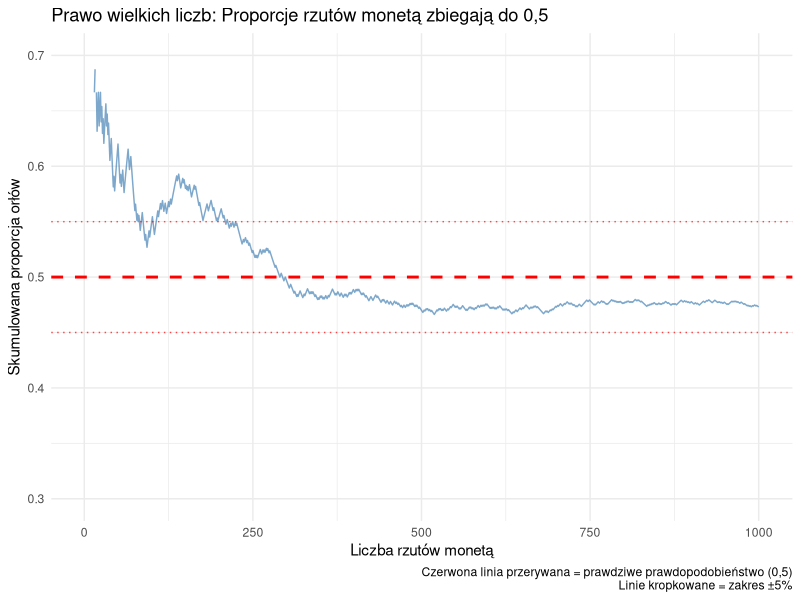
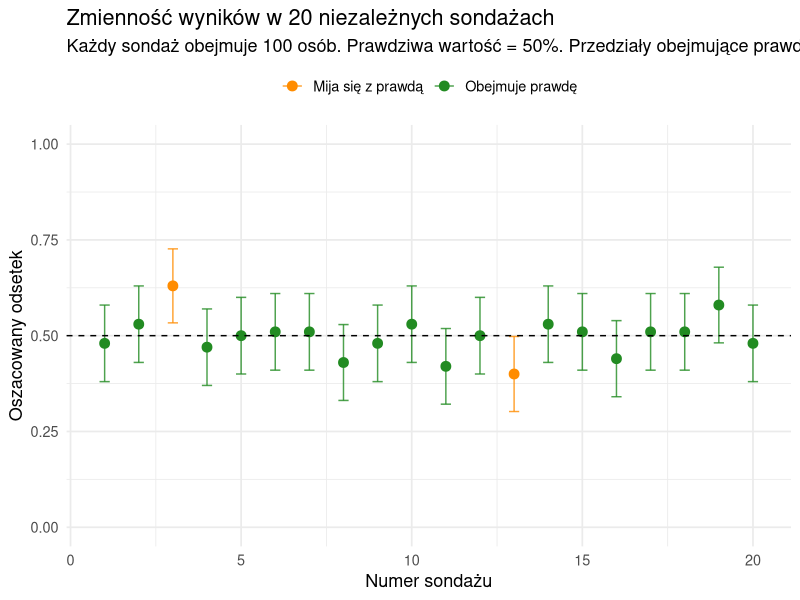
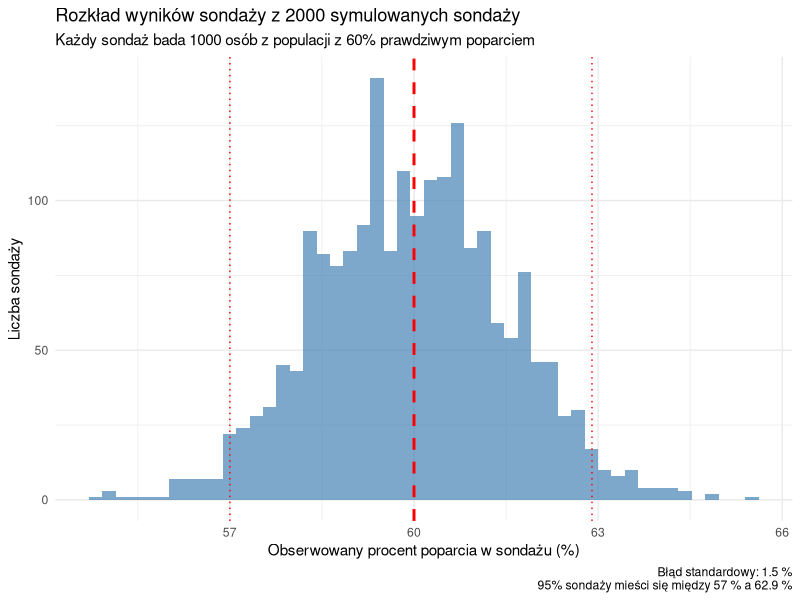
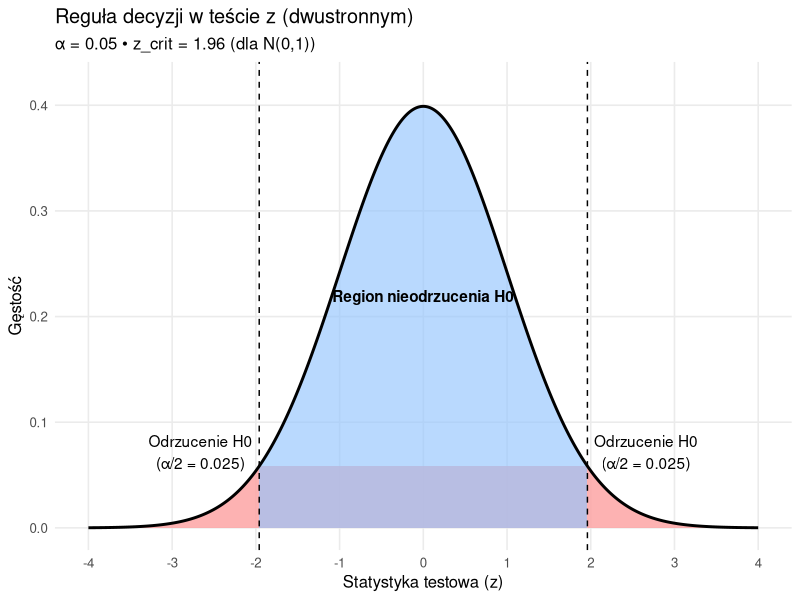
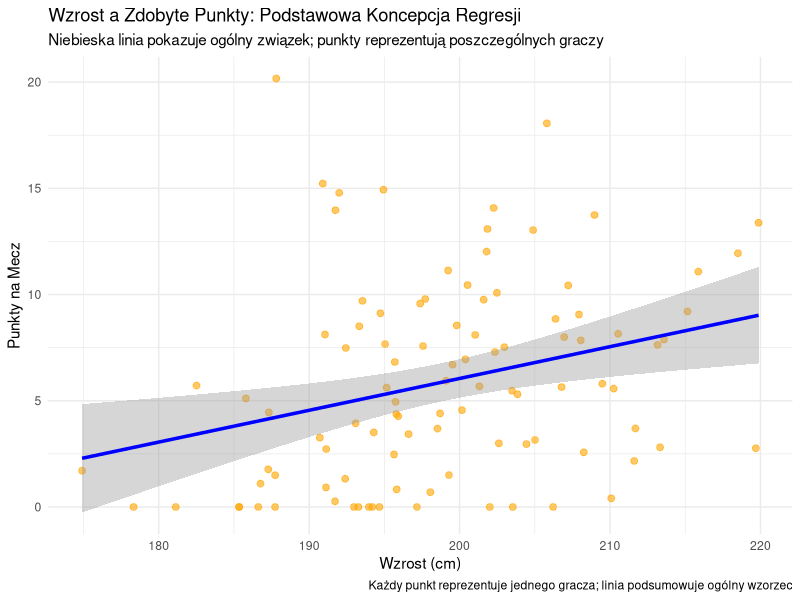
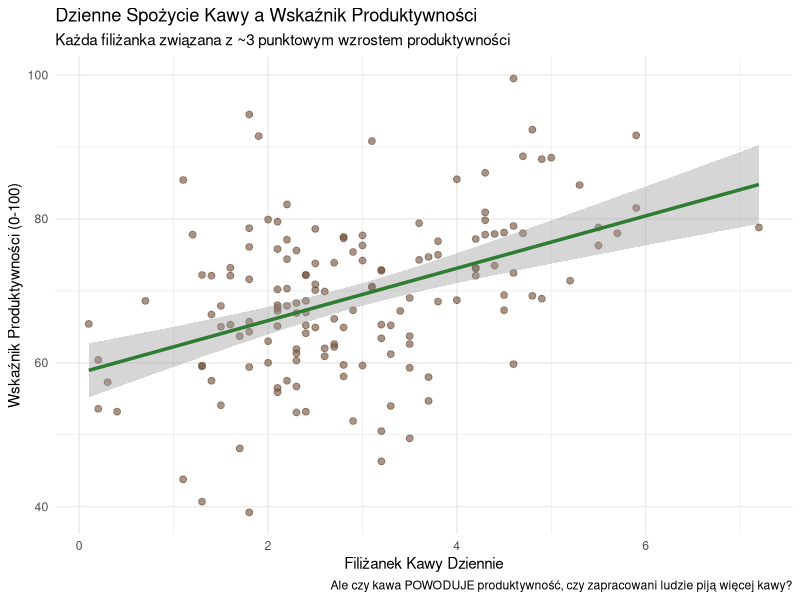
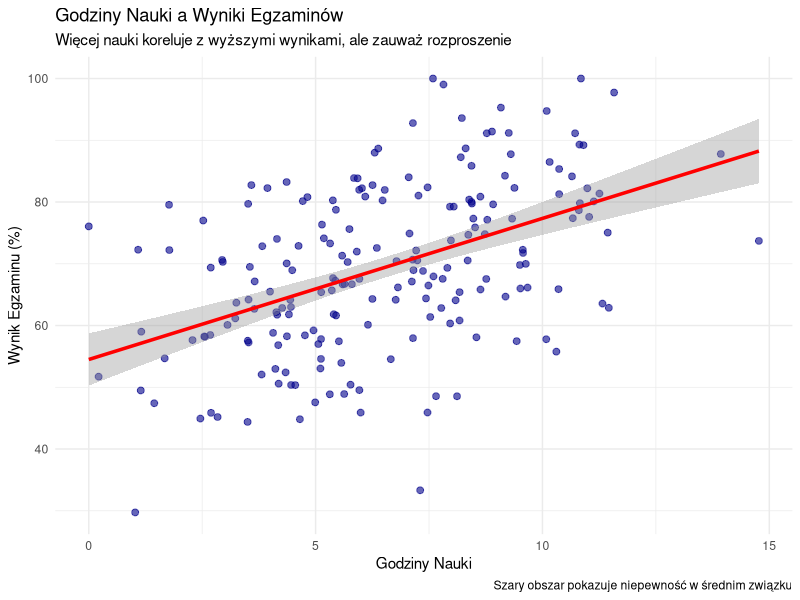
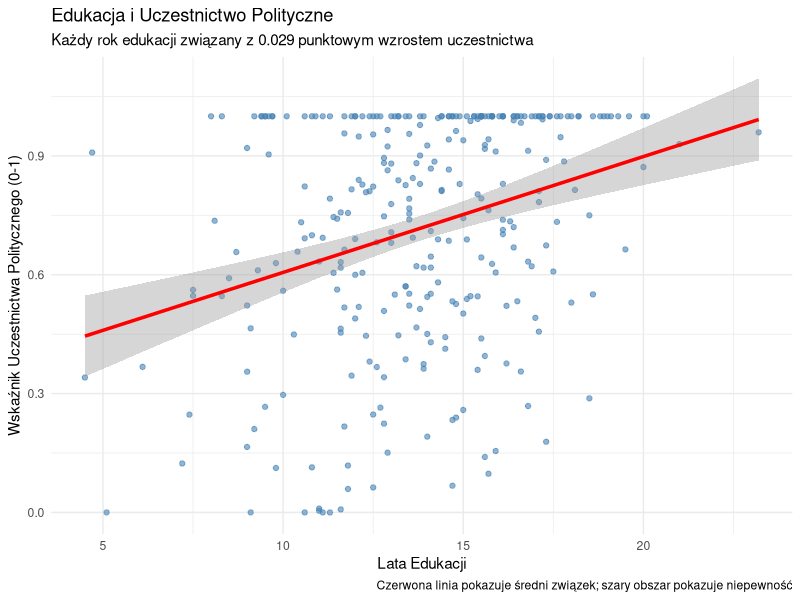

Source code (R) for these figures, in order:
## ---- chunk 1
knitr::opts_chunk$set(echo = TRUE, warning = FALSE, message = FALSE)
library(tidyverse)
library(knitr)
library(kableExtra)
library(ggplot2)
library(broom)
set.seed(42)  # Dla powtarzalności wyników

options(scipen = 999)

# Ustaw motyw dla wykresów
theme_set(theme_minimal(base_size = 12))
## ---- chunk 2
suppressPackageStartupMessages(library(tidyverse))
theme_set(theme_minimal(base_size = 13))
set.seed(123) # reproducible demos
## ---- chunk 3
# Symulacja rzutów monetą i pokazanie zbieżności
set.seed(42)
n_flips <- 1000
flips <- rbinom(n_flips, 1, 0.5)  # 1 = orzeł, 0 = reszka

# Obliczanie skumulowanej proporcji orłów
cumulative_prop <- cumsum(flips) / seq_along(flips)

# Utworzenie ramki danych do wizualizacji
lln_data <- data.frame(
  flip_number = 1:n_flips,
  cumulative_proportion = cumulative_prop
)

# Wykres zbieżności
ggplot(lln_data, aes(x = flip_number, y = cumulative_proportion)) +
  geom_line(color = "steelblue", alpha = 0.7) +
  geom_hline(yintercept = 0.5, color = "red", linetype = "dashed", size = 1) +
  geom_hline(yintercept = c(0.45, 0.55), color = "red", linetype = "dotted", alpha = 0.7) +
  labs(
    title = "Prawo wielkich liczb: Proporcje rzutów monetą zbiegają do 0,5",
    x = "Liczba rzutów monetą",
    y = "Skumulowana proporcja orłów",
    caption = "Czerwona linia przerywana = prawdziwe prawdopodobieństwo (0,5)\nLinie kropkowane = zakres ±5%"
  ) +
  scale_y_continuous(limits = c(0.3, 0.7), breaks = seq(0.3, 0.7, 0.1)) +
  theme_minimal()
## ---- chunk 4
library(ggplot2)
set.seed(42)

# Parametry
n_polls      <- 20
n_people     <- 100
true_support <- 0.50

# Symulacja niezależnych sondaży (liczba "za" -> odsetek)
support <- rbinom(n_polls, n_people, true_support) / n_people

# Błąd standardowy dla odsetka (oszacowanie "plug-in" z danego sondażu)
se  <- sqrt(support * (1 - support) / n_people)

# „95%” margines błędu ≈ 2 × SE (praktyczna reguła kciuka, bez żargonu)
moe <- 2 * se

# Ograniczenie przedziałów do [0, 1], żeby nie wychodziły poza możliwy zakres
lower <- pmax(0, support - moe)
upper <- pmin(1, support + moe)

# Czy przedział obejmuje prawdziwą wartość?
covers  <- (lower <= true_support) & (upper >= true_support)
n_cover <- sum(covers)
n_miss  <- n_polls - n_cover

results <- data.frame(
  poll = seq_len(n_polls),
  support, se, moe, lower, upper, covers
)

# Wykres
ggplot(results, aes(x = poll, y = support, color = covers)) +
  geom_errorbar(aes(ymin = lower, ymax = upper), width = 0.3, alpha = 0.8) +
  geom_point(size = 3) +
  geom_hline(yintercept = true_support, linetype = "dashed") +
  scale_color_manual(
    values = c("TRUE" = "forestgreen", "FALSE" = "darkorange"),
    labels = c("TRUE" = "Obejmuje prawdę", "FALSE" = "Mija się z prawdą"),
    name   = NULL
  ) +
  coord_cartesian(ylim = c(0, 1)) +
  labs(
    title    = "Zmienność wyników w 20 niezależnych sondażach",
    subtitle = paste0(
      "Każdy sondaż obejmuje ", n_people, " osób. Prawdziwa wartość = ",
      scales::percent(true_support),
      ". Przedziały obejmujące prawdę: ", n_cover, "/", n_polls,
      " (", round(100 * n_cover / n_polls), "%)."
    ),
    x = "Numer sondażu",
    y = "Oszacowany odsetek"
  ) +
  theme_minimal(base_size = 13) +
  theme(legend.position = "top")
## ---- chunk 5
# Symulacja zmienności próbkowej w sondażach
set.seed(123)

# Załóżmy, że prawdziwe poparcie w populacji to 60%
p_true <- 0.60
n_per_poll <- 1000    # Wielkość próby na sondaż
n_polls <- 2000       # Liczba symulowanych sondaży

# Symulujemy 2000 różnych sondaży, każdy z 1000 respondentami
poll_results <- rbinom(n_polls, size = n_per_poll, prob = p_true) / n_per_poll

# Obliczamy zmienność próbkową
sampling_se <- sd(poll_results)
poll_range <- quantile(poll_results, c(0.025, 0.975))

# Wizualizujemy rozkład wyników sondażu
poll_data <- data.frame(
  poll_number = 1:n_polls,
  support_percentage = poll_results * 100
)

ggplot(poll_data, aes(x = support_percentage)) +
  geom_histogram(bins = 50, alpha = 0.7, fill = "steelblue") +
  geom_vline(xintercept = p_true * 100, color = "red", linetype = "dashed", size = 1) +
  geom_vline(xintercept = poll_range * 100, color = "red", linetype = "dotted") +
  labs(
    title = "Rozkład wyników sondaży z 2000 symulowanych sondaży",
    subtitle = "Każdy sondaż bada 1000 osób z populacji z 60% prawdziwym poparciem",
    x = "Obserwowany procent poparcia w sondażu (%)",
    y = "Liczba sondaży",
    caption = paste("Błąd standardowy:", round(sampling_se * 100, 1), "%\n95% sondaży mieści się między", 
                   round(poll_range[1] * 100, 1), "% a", round(poll_range[2] * 100, 1), "%")
  ) +
  theme_minimal()

cat("Zmienność próbkowa (błąd standardowy):", round(sampling_se * 100, 2), "%\n")
cat("95% wyników sondaży mieści się między:", round(poll_range[1] * 100, 1), "% a", round(poll_range[2] * 100, 1), "%")
## ---- chunk 6
library(ggplot2)

# Ustawienia
alpha_level <- 0.05  # poziom istotności
zcrit <- qnorm(1 - alpha_level/2)

# Dane
x <- seq(-4, 4, length.out = 2000)
dens <- dnorm(x)
df <- data.frame(x = x, y = dens)

# Regiony: nieodrzucenia (środek) i odrzucenia (ogona)
df_keep <- subset(df, abs(x) <  zcrit)
df_rej  <- rbind(subset(df, x <= -zcrit), subset(df, x >= zcrit))

ggplot(df, aes(x, y)) +
  # Region(y) odrzucenia
  geom_area(data = df_rej,  fill = "#FCA5A5", alpha = 0.85) +
  # Region nieodrzucenia
  geom_area(data = df_keep, fill = "#93C5FD", alpha = 0.65) +
  # Linia gęstości i progi krytyczne
  geom_line(size = 1) +
  geom_vline(xintercept = c(-zcrit, zcrit), linetype = "dashed") +
  # Podpisy
  annotate("text", x = 0, y = max(dens)*0.55, label = "Region nieodrzucenia H0", fontface = "bold") +
  annotate("text", x = -zcrit - 0.7, y = max(dens)*0.18,
           label = sprintf("Odrzucenie H0\n(α/2 = %.3f)", alpha_level/2)) +
  annotate("text", x =  zcrit + 0.7, y = max(dens)*0.18,
           label = sprintf("Odrzucenie H0\n(α/2 = %.3f)", alpha_level/2)) +
  # Oś, tytuły, styl
  labs(
    title    = "Reguła decyzji w teście z (dwustronnym)",
    subtitle = sprintf("α = %.2f • z_crit = %.2f (dla N(0,1))", alpha_level, zcrit),
    x = "Statystyka testowa (z)",
    y = "Gęstość"
  ) +
  scale_x_continuous(breaks = seq(-4, 4, 1), limits = c(-4, 4)) +
  coord_cartesian(ylim = c(0, 0.42)) +
  theme_minimal(base_size = 12) +
  theme(panel.grid.minor = element_blank())

## ---- chunk 7
# Stwórz przykład koszykarski dla budowania intuicji
set.seed(123)
n_players <- 100

# Wygeneruj realistyczne dane koszykarskie
height_cm <- rnorm(n_players, 198, 10)  # Średni wzrost NBA ~198 cm
# Punktacja rośnie ze wzrostem, ale ze znaczną zmiennością
points_per_game <- 2 + 0.2 * (height_cm - 178) + rnorm(n_players, 0, 5)
points_per_game <- pmax(0, points_per_game)  # Brak ujemnej punktacji

basketball_data <- data.frame(
  height = height_cm,
  points = points_per_game
)

# Wizualizacja
ggplot(basketball_data, aes(x = height, y = points)) +
  geom_point(alpha = 0.6, color = "orange", size = 2) +
  geom_smooth(method = "lm", color = "blue", size = 1.2) +
  labs(
    title = "Wzrost a Zdobyte Punkty: Podstawowa Koncepcja Regresji",
    subtitle = "Niebieska linia pokazuje ogólny związek; punkty reprezentują poszczególnych graczy",
    x = "Wzrost (cm)",
    y = "Punkty na Mecz",
    caption = "Każdy punkt reprezentuje jednego gracza; linia podsumowuje ogólny wzorzec"
  ) +
  theme_minimal()
## ---- chunk 8
# Spożycie kawy i produktywność
set.seed(234)
n_workers <- 150

coffee_cups <- rpois(n_workers, 2) + runif(n_workers, 0, 2)
productivity <- 60 + 3 * coffee_cups + rnorm(n_workers, 0, 10)
productivity <- pmax(20, pmin(100, productivity))

coffee_data <- data.frame(
  coffee = round(coffee_cups, 1),
  productivity = round(productivity, 1)
)

ggplot(coffee_data, aes(x = coffee, y = productivity)) +
  geom_point(alpha = 0.6, color = "#6F4E37", size = 2) +
  geom_smooth(method = "lm", color = "#2E7D32", size = 1.2) +
  labs(
    title = "Dzienne Spożycie Kawy a Wskaźnik Produktywności",
    subtitle = "Każda filiżanka związana z ~3 punktowym wzrostem produktywności",
    x = "Filiżanek Kawy Dziennie",
    y = "Wskaźnik Produktywności (0-100)",
    caption = "Ale czy kawa POWODUJE produktywność, czy zapracowani ludzie piją więcej kawy?"
  ) +
  theme_minimal()
## ---- chunk 9
# Godziny nauki i wyniki egzaminów
set.seed(456)
n_students <- 200

# Niektórzy studenci są naturalnie lepsi w zdawaniu testów
natural_ability <- rnorm(n_students, 0, 1)

# Godziny nauki zależą od motywacji i zdolności
study_hours <- pmax(0, 5 + 2*runif(n_students, -1, 2) - 0.5*natural_ability + rnorm(n_students, 0, 2))

# Wynik egzaminu zależy zarówno od godzin nauki JAK I naturalnych zdolności
exam_score <- pmin(100, pmax(0, 
  50 + 3*study_hours + 10*natural_ability + rnorm(n_students, 0, 8)))

study_data <- data.frame(
  hours = study_hours,
  score = exam_score,
  ability = natural_ability
)

ggplot(study_data, aes(x = hours, y = score)) +
  geom_point(alpha = 0.6, color = "darkblue", size = 2) +
  geom_smooth(method = "lm", color = "red", size = 1.2, se = TRUE) +
  labs(
    title = "Godziny Nauki a Wyniki Egzaminów",
    subtitle = "Więcej nauki koreluje z wyższymi wynikami, ale zauważ rozproszenie",
    x = "Godziny Nauki",
    y = "Wynik Egzaminu (%)",
    caption = "Szary obszar pokazuje niepewność w średnim związku"
  ) +
  theme_minimal()
## ---- chunk 10
#| echo: false

# Stwórz realistyczne dane edukacja-uczestnictwo
set.seed(789)
n <- 300

education <- rnorm(n, 14, 3)  # Lata edukacji
participation <- 0.2 + 0.04 * education + rnorm(n, 0, 0.4)
participation <- pmax(0, pmin(1, participation))

participation_data <- data.frame(
  education = round(education, 1),
  participation = participation
)

# Dopasuj regresję
model <- lm(participation ~ education, data = participation_data)

# Stwórz wykres
ggplot(participation_data, aes(x = education, y = participation)) +
  geom_point(alpha = 0.6, color = "steelblue", size = 1.5) +
  geom_smooth(method = "lm", color = "red", size = 1.2, se = TRUE) +
  labs(
    title = "Edukacja i Uczestnictwo Polityczne",
    subtitle = paste0("Każdy rok edukacji związany z ", 
                     round(coef(model)[2], 3), " punktowym wzrostem uczestnictwa"),
    x = "Lata Edukacji",
    y = "Wskaźnik Uczestnictwa Politycznego (0-1)",
    caption = "Czerwona linia pokazuje średni związek; szary obszar pokazuje niepewność"
  ) +
  theme_minimal()

# Raportuj kluczowe statystyki
slope <- round(coef(model)[2], 3)
r_squared <- round(summary(model)$r.squared, 3)

cat("Wyniki Statystyczne:\n")
cat("• Każdy dodatkowy rok edukacji zwiększa uczestnictwo o", slope, "punktów średnio\n")
cat("• Edukacja wyjaśnia", r_squared * 100, "% zmienności w uczestnictwie\n")
cat("• Pozostałe", (1-r_squared) * 100, "% wyjaśniane przez niezmierzone czynniki\n")
## ---- chunk 11
#| echo: false

# Dane symulowane o realistycznych parametrach
set.seed(456)
n_elections <- 200

# Predyktory
approval <- rnorm(n_elections, 50, 12)
econ_growth <- rnorm(n_elections, 2.5, 1.5)
spending_millions <- runif(n_elections, 5, 50)

# Margines zwycięstwa z realistycznymi współczynnikami
victory_margin <- -30 + 0.6 * approval + 3 * econ_growth + 0.2 * spending_millions + 
                 rnorm(n_elections, 0, 6)

# Przycięcie do realistycznych zakresów
approval <- pmax(25, pmin(75, approval))
econ_growth <- pmax(-2, pmin(6, econ_growth))
victory_margin <- pmax(-40, pmin(40, victory_margin))

election_data <- data.frame(
  approval = round(approval, 1),
  econ_growth = round(econ_growth, 1),
  spending = round(spending_millions, 1),
  victory_margin = round(victory_margin, 1)
)

# Wizualizacja zależności
library(ggplot2)
library(gridExtra)

p1 <- ggplot(election_data, aes(x = approval, y = victory_margin)) +
  geom_point(alpha = 0.5, color = "darkblue") +
  geom_smooth(method = "lm", color = "red", se = FALSE) +
  labs(x = "Aprobata (%)", y = "Margines zwycięstwa (pp)", 
       title = "Aprobata → margines zwycięstwa") +
  theme_minimal()

p2 <- ggplot(election_data, aes(x = econ_growth, y = victory_margin)) +
  geom_point(alpha = 0.5, color = "darkgreen") +
  geom_smooth(method = "lm", color = "red", se = FALSE) +
  labs(x = "Wzrost gospodarczy (%)", y = "Margines zwycięstwa (pp)",
       title = "Koniunktura → margines zwycięstwa") +
  theme_minimal()

p3 <- ggplot(election_data, aes(x = spending, y = victory_margin)) +
  geom_point(alpha = 0.5, color = "darkorange") +
  geom_smooth(method = "lm", color = "red", se = FALSE) +
  labs(x = "Wydatki kampanijne (mln USD)", y = "Margines zwycięstwa (pp)",
       title = "Pieniądze → zwycięstwo?") +
  theme_minimal()

grid.arrange(p1, p2, p3, ncol = 3)
## ---- chunk 12
#| echo: false

# Model prosty
simple_model <- lm(victory_margin ~ approval, data = election_data)
simple_coef <- round(coef(simple_model), 2)

cat("MODEL PROSTY – tylko aprobata\n")
cat("================================\n\n")
cat("Równanie: Margines zwycięstwa = ", simple_coef[1], " + ", simple_coef[2], " × Aprobata\n\n")
## ---- chunk 13
#| echo: false

# Model wieloraki
full_model <- lm(victory_margin ~ approval + econ_growth + spending, data = election_data)
full_coef <- round(coef(full_model), 2)

cat("MODEL WIELORAKI – wszystkie czynniki\n")
cat("=====================================\n\n")
cat("Margines zwycięstwa = ", full_coef[1], " + ", full_coef[2], " × Aprobata\n")
cat("                      + ", full_coef[3], " × Wzrost gospodarczy\n")
cat("                      + ", full_coef[4], " × Wydatki kampanijne\n\n")
## ---- chunk 14
#| echo: false

library(broom)
library(dplyr)
library(kableExtra)

full_summary <- tidy(full_model)
full_fit <- glance(full_model)

# Tabela interpretacji
full_table <- full_summary %>%
  mutate(
    Zmienna = dplyr::case_when(
      term == "(Intercept)" ~ "Wyraz wolny (intercept)",
      term == "approval" ~ "Aprobata",
      term == "econ_growth" ~ "Wzrost gospodarczy",
      term == "spending" ~ "Wydatki kampanijne",
      TRUE ~ term
    ),
    Współczynnik = round(estimate, 3),
    `Znaczenie merytoryczne` = dplyr::case_when(
      term == "(Intercept)" ~ "Punkt odniesienia (konstrukcja matematyczna)",
      term == "approval" ~ paste0("Każde +1 p.p. aprobaty → ", round(estimate, 2), " p.p. większy margines"),
      term == "econ_growth" ~ paste0("Każde +1 p.p. wzrostu PKB → ", round(estimate, 2), " p.p. większy margines"),
      term == "spending" ~ paste0("Każdy +1 mln USD → ", round(estimate, 2), " p.p. większy margines"),
      TRUE ~ ""
    ),
    `Istotność statystyczna` = dplyr::case_when(
      p.value < 0.001 ~ "Tak (p < 0.001) ✓✓✓",
      p.value < 0.01  ~ "Tak (p < 0.01)  ✓✓",
      p.value < 0.05  ~ "Tak (p < 0.05)  ✓",
      p.value < 0.10  ~ "Granica (p < 0.10) ?",
      TRUE            ~ "Nie (p ≥ 0.10) ✗"
    )
  ) %>%
  select(Zmienna, Współczynnik, `Znaczenie merytoryczne`, `Istotność statystyczna`)

kable(full_table, align = "lcll", caption = "Szacunki modelu wielorakiego i ich interpretacja") %>%
  kable_styling(bootstrap_options = c("striped", "hover")) %>%
  row_spec(2:4, bold = TRUE) %>%
  footnote(general = "„Istotny” = mało prawdopodobne, by wynik był dziełem losowego przypadku.")

cat("\n")
cat("Dopasowanie modelu:\n")
cat("• R^2: ", round(full_fit$r.squared, 3), " (wyjaśnia ok. ", round(full_fit$r.squared * 100, 1), "% zmienności)\n")
cat("• Niewyjaśnione: ok. ", round((1 - full_fit$r.squared) * 100, 1), "% (inne czynniki, szum losowy)\n")
## ---- chunk 15
#| echo: false

martinez_factors <- c(55, 3, 25)
johnson_factors  <- c(45, 1, 15)
differences <- martinez_factors - johnson_factors

effects <- data.frame(
  Czynnik = c("Przewaga w aprobacie", "Przewaga w koniunkturze", "Przewaga finansowa", "ŁĄCZNA PRZEWAGA (prognoza)"),
  Obliczenie = c(
    paste0("(55% − 45%) × ", full_coef[2]),
    paste0("(3% − 1%) × ", full_coef[3]),
    paste0("(25 − 15) mln × ", full_coef[4]),
    "Suma wszystkich składników"
  ),
  `Przewaga Martinez (pp)` = c(
    round(differences[1] * full_coef[2], 1),
    round(differences[2] * full_coef[3], 1),
    round(differences[3] * full_coef[4], 1),
    round(sum(differences * full_coef[2:4]), 1)
  )
)

kable(effects, align = "llr") %>%
  kable_styling(bootstrap_options = c("striped", "hover")) %>%
  row_spec(4, bold = TRUE, color = "white", background = "blue")
## ---- chunk 16
#| echo: false

comparison <- data.frame(
  `Typ modelu` = c("Prosty (tylko aprobata)", "Wieloraki (wszystkie czynniki)"),
  `Efekt aprobaty` = c(simple_coef[2], full_coef[2]),
  `Zmiana` = c("--", paste0(round(full_coef[2] - simple_coef[2], 2), " p.p."))
)

kable(comparison, align = "lcc") %>%
  kable_styling(bootstrap_options = c("striped", "hover"))
## ---- chunk 17
#| echo: false

# Zademonstruj zakłócenie w wydatkach kampanii
set.seed(789)
n_candidates <- 500

# Jakość kandydata wpływa zarówno na wydatki, jak i głosy
candidate_quality <- rnorm(n_candidates, 0, 1)

# Jakość wpływa na zbieranie funduszy
spending <- 50 + 20 * candidate_quality + rnorm(n_candidates, 0, 10)
spending <- pmax(0, spending)

# Głosy zależą od wydatków I jakości
vote_share <- 30 + 0.1 * spending + 15 * candidate_quality + rnorm(n_candidates, 0, 5)
vote_share <- pmax(0, pmin(100, vote_share))

campaign_data <- data.frame(
  spending = spending,
  quality = candidate_quality,
  vote_share = vote_share
)

# Porównaj analizy
naive_model <- lm(vote_share ~ spending, data = campaign_data)
controlled_model <- lm(vote_share ~ spending + quality, data = campaign_data)

# Wizualizuj zakłócenie
ggplot(campaign_data, aes(x = spending, y = vote_share, color = quality)) +
  geom_point(alpha = 0.7) +
  geom_smooth(method = "lm", se = FALSE, color = "red", linetype = "dashed") +
  scale_color_gradient2(low = "blue", mid = "gray", high = "red", 
                       midpoint = 0, name = "Jakość\nKandydata") +
  labs(
    title = "Ukryty Czynnik: Jakość Kandydata",
    subtitle = "Czerwona linia pokazuje naiwną korelację; kolor ujawnia zakłócenie",
    x = "Wydatki Kampanii (tys. zł)",
    y = "Udział Głosów (%)",
    caption = "Kandydaci wysokiej jakości (czerwoni) zbierają więcej pieniędzy I wygrywają więcej głosów"
  ) +
  theme_minimal()

# Prawdziwy efekt to 0.1
comparison_results <- data.frame(
  Analiza = c("Bez uwzględnienia jakości", "Kontrolując jakość"),
  Efekt_Wydatkow = c(round(coef(naive_model)[2], 3), round(coef(controlled_model)[2], 3)),
  Prawdziwy_Efekt = c(0.1, 0.1)
) %>%
  mutate(
    Wniosek = c("Pieniądze wydają się bardzo potężne!", "Pieniądze mają skromny efekt")
  )

kable(comparison_results[,c("Analiza", "Efekt_Wydatkow", "Wniosek")], 
      col.names = c("Typ Analizy", "Szacowany Efekt Pieniędzy", "Wniosek"),
      caption = "Jak Ukryte Czynniki Wypaczają Nasze Wnioski") %>%
  kable_styling(bootstrap_options = c("striped", "hover"))
## ---- chunk 18
# Różnica: istotność statystyczna vs. praktyczna
set.seed(123)

# Duża próba, malutki efekt
n_large <- 10000
treatment_large <- rep(c(0, 1), each = n_large/2)
outcome_large <- 0.5 + 0.001 * treatment_large + rnorm(n_large, 0, 0.1)
result_large <- t.test(outcome_large ~ treatment_large)

# Mała próba, większy efekt
n_small <- 100
treatment_small <- rep(c(0, 1), each = n_small/2)
outcome_small <- 0.5 + 0.05 * treatment_small + rnorm(n_small, 0, 0.1)
result_small <- t.test(outcome_small ~ treatment_small)

cat("Istotność statystyczna a praktyczna:\n\n")
cat("Duża próba (n = 10 000):\n")
cat("  Wielkość efektu:", round(diff(result_large$estimate), 5), "\n")
cat("  p-wartość:", format(result_large$p.value, scientific = TRUE), "\n")
cat("  Ocena: istotny statystycznie, lecz praktycznie bez znaczenia\n\n")

cat("Mała próba (n = 100):\n")
cat("  Wielkość efektu:", round(diff(result_small$estimate), 3), "\n")
cat("  p-wartość:", round(result_small$p.value, 3), "\n")
cat("  Ocena: nieistotny statystycznie, ale potencjalnie istotny praktycznie\n")
## ---- chunk 19
# Prosty vs. złożony model
set.seed(456)
n_obs <- 50

# Tylko X1 ma znaczenie
x1 <- rnorm(n_obs)
x2 <- rnorm(n_obs)  # nieistotny
x3 <- rnorm(n_obs)  # nieistotny
x4 <- rnorm(n_obs)  # nieistotny
x5 <- rnorm(n_obs)  # nieistotny

y <- 2 + 1.5 * x1 + rnorm(n_obs, 0, 1)

# Porównanie modeli
simple_model <- lm(y ~ x1)
complex_model <- lm(y ~ x1 + x2 + x3 + x4 + x5)

cat("Porównanie modeli:\n")
cat("R² modelu prostego:", round(summary(simple_model)$r.squared, 3), "\n")
cat("R² modelu złożonego:", round(summary(complex_model)$r.squared, 3), "\n")
cat("Skorygowany R² (złożony):", round(summary(complex_model)$adj.r.squared, 3), "\n\n")
cat("Uwaga: wyższy R² w modelu złożonym bywa mylący — skorygowany R² ujawnia minimalną poprawę\n")
## ---- chunk 20
# Symulacja problemu wielokrotnego testowania
set.seed(789)
n_tests <- 20
p_values <- numeric(n_tests)

# Brak prawdziwych efektów
for(i in 1:n_tests) {
  x <- rnorm(100)
  y <- rnorm(100)
  test_result <- cor.test(x, y)
  p_values[i] <- test_result$p.value
}

significant_tests <- sum(p_values < 0.05)

cat("Wielokrotne testowanie:\n")
cat("Liczba testów:", n_tests, "\n")
cat("\"Istotnych\" wyników:", significant_tests, "\n")
cat("Oczekiwane przez przypadek:", round(n_tests * 0.05), "\n")
cat("Najmniejsza p-wartość:", round(min(p_values), 4), "\n\n")

if(significant_tests > 0) {
  cat("Selektywne raportowanie istotnych wyników generuje fałszywe trafienia\n")
}
## ---- chunk 21
# Ilustracja błędu ekologicznego
set.seed(101)

# Poziom stanowy: dochód ~ głos na Demokratów
state_income <- runif(50, 40000, 80000)
state_dem_vote <- 30 + 0.0005 * state_income + rnorm(50, 0, 5)
state_correlation <- cor(state_income, state_dem_vote)

# Poziom indywidualny: zależność odwrotna
individual_data <- data.frame()
for(i in 1:50) {
  n_people <- 200
  indiv_income <- rnorm(n_people, state_income[i], 15000)
  prob_dem <- plogis((state_dem_vote[i]/100) - 0.00002 * (indiv_income - state_income[i]))
  vote_dem <- rbinom(n_people, 1, prob_dem)
  
  state_data <- data.frame(
    state = i,
    income = indiv_income,
    dem_vote = vote_dem * 100
  )
  individual_data <- rbind(individual_data, state_data)
}

individual_correlation <- cor(individual_data$income, individual_data$dem_vote)

cat("Korelacja stanowa (dochód vs. głos Demokratów):", round(state_correlation, 3), "\n")
cat("Korelacja indywidualna (dochód vs. głos Demokratów):", round(individual_correlation, 3), "\n")
cat("\nPrzeciwne znaki ilustrują błąd ekologiczny\n")
## ---- chunk 22
# Korelacja pozorna
set.seed(321)
years <- 1990:2020
n_years <- length(years)

# Niezwiązane zmienne z trendami
internet_users <- 10 + 2.5 * (years - 1990) + rnorm(n_years, 0, 3)
pizza_consumption <- 50 + 1.2 * (years - 1990) + rnorm(n_years, 0, 2)

spurious_corr <- cor(internet_users, pizza_consumption)

# Usuwamy trendy
internet_detrended <- residuals(lm(internet_users ~ years))
pizza_detrended <- residuals(lm(pizza_consumption ~ years))
true_corr <- cor(internet_detrended, pizza_detrended)

cat("Analiza korelacji pozornej:\n")
cat("Korelacja z trendami:", round(spurious_corr, 3), "\n")
cat("Korelacja po detrendingu:", round(true_corr, 3), "\n")
cat("Wniosek: pozorna zależność napędzana wspólnymi trendami czasowymi\n")
## ---- chunk 23
# Konfudowanie
set.seed(456)
n_districts <- 500

# Status społeczno-ekonomiczny (SES) zakłóca relację wydatki→głosy
ses <- rnorm(n_districts, 0, 1)

# SES wpływa na obie zmienne
campaign_spending <- 100 + 50 * ses + rnorm(n_districts, 0, 20)
campaign_spending <- pmax(10, campaign_spending)

vote_share <- 50 + 8 * ses + 0.02 * campaign_spending + rnorm(n_districts, 0, 5)
vote_share <- pmax(0, pmin(100, vote_share))

# Porównanie modeli
naive_model <- lm(vote_share ~ campaign_spending, data = data.frame(campaign_spending, vote_share))
controlled_model <- lm(vote_share ~ campaign_spending + ses, 
                      data = data.frame(campaign_spending, vote_share, ses))

cat("Wpływ wydatków kampanijnych:\n")
cat("Bez kontroli SES:", round(coef(naive_model)[2], 4), "\n")
cat("Z kontrolą SES:", round(coef(controlled_model)[2], 4), "\n")
cat("Prawdziwy efekt: 0.02\n")
